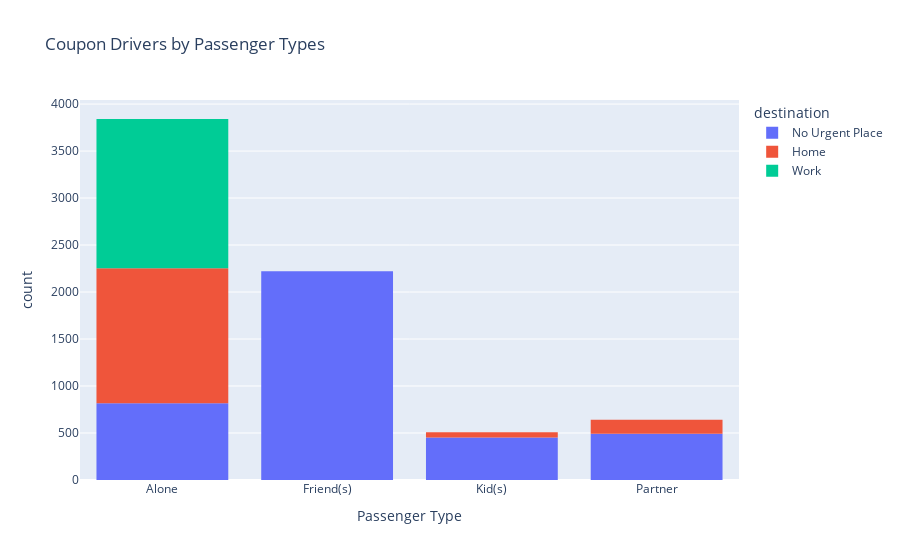

The cell this chart's notebook holds for it:
### Code cell
#Additionally when passengers were traveling with friends, kids or a partner, coupon use was strong when they were not in a rush

px.histogram(data.query('Y==1'), x='passanger', title='Coupon Drivers by Passenger Types', color='destination').update_layout(xaxis_title='Passenger Type')

### Figure 1 — Plotly figure (JSON) as saved in the notebook; plotly's stock layout.template omitted (floating-point values rounded to 4 significant figures; data arrays with more than 128 entries replaced by an {"elided": "..."} marker saying what was removed)
{"data": [{"alignmentgroup": "True", "bingroup": "x", "hovertemplate": "destination=No Urgent Place<br>passanger=%{x}<br>count=%{y}<extra></extra>", "legendgroup": "No Urgent Place", "marker": {"color": "#636efa", "pattern": {"shape": ""}}, "name": "No Urgent Place", "offsetgroup": "No Urgent Place", "orientation": "v", "showlegend": true, "type": "histogram", "x": {"elided": "3982 str values"}, "xaxis": "x", "yaxis": "y"}, {"alignmentgroup": "True", "bingroup": "x", "hovertemplate": "destination=Home<br>passanger=%{x}<br>count=%{y}<extra></extra>", "legendgroup": "Home", "marker": {"color": "#EF553B", "pattern": {"shape": ""}}, "name": "Home", "offsetgroup": "Home", "orientation": "v", "showlegend": true, "type": "histogram", "x": {"elided": "1639 str values"}, "xaxis": "x", "yaxis": "y"}, {"alignmentgroup": "True", "bingroup": "x", "hovertemplate": "destination=Work<br>passanger=%{x}<br>count=%{y}<extra></extra>", "legendgroup": "Work", "marker": {"color": "#00cc96", "pattern": {"shape": ""}}, "name": "Work", "offsetgroup": "Work", "orientation": "v", "showlegend": true, "type": "histogram", "x": {"elided": "1589 str values"}, "xaxis": "x", "yaxis": "y"}], "layout": {"autosize": true, "barmode": "relative", "legend": {"title": {"text": "destination"}, "tracegroupgap": 0}, "title": {"text": "Coupon Drivers by Passenger Types"}, "xaxis": {"anchor": "y", "autorange": true, "domain": [0, 1], "range": [-0.5, 3.5], "title": {"text": "Passenger Type"}, "type": "category"}, "yaxis": {"anchor": "x", "autorange": true, "domain": [0, 1], "range": [0, 4043.0], "title": {"text": "count"}}}}
